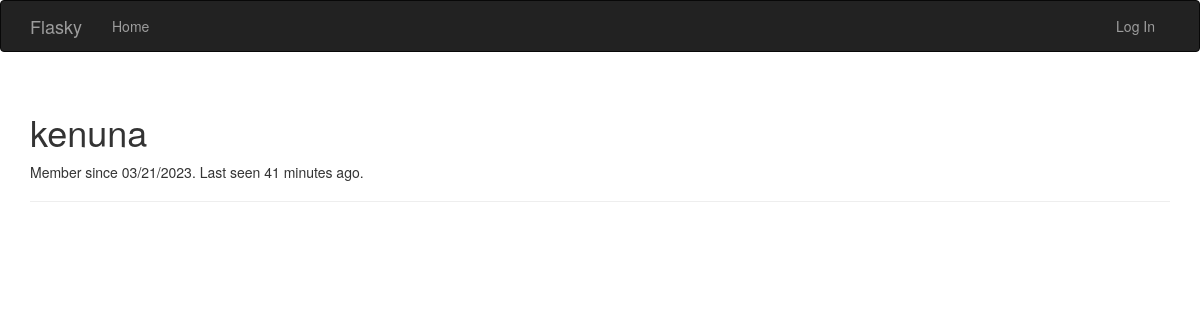
Before: /user/kenuna with the older database file.
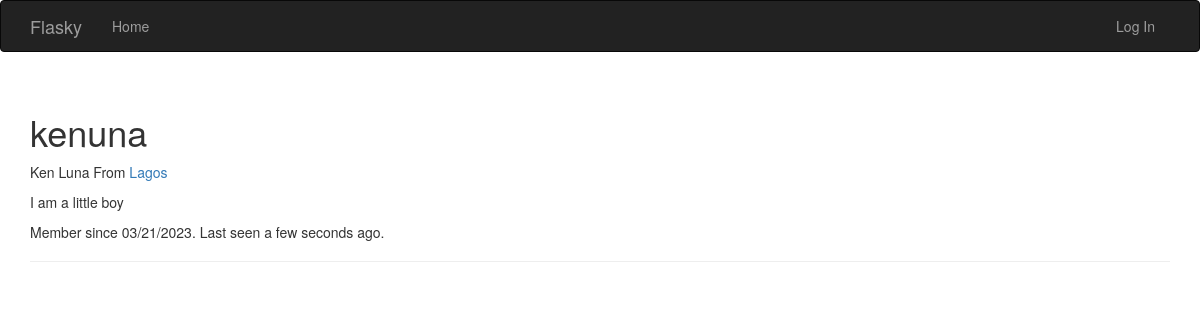
After: the same page with the newer database file.
### app/models.py (models this page shows, shortened)
class User(UserMixin, db.Model):
    __tablename__ = 'users'
    id = db.Column(db.Integer, primary_key=True)
    email = db.Column(db.String(64), unique=True, index=True)
    username = db.Column(db.String(64), unique=True, index=True)
    password_hash = db.Column(db.String(128))
    role_id = db.Column(db.Integer, db.ForeignKey('roles.id'))
    confirmed = db.Column(db.Boolean, default=False)
    name = db.Column(db.String(64))
    location = db.Column(db.String(64))
    about_me = db.Column(db.Text())
    member_since = db.Column(db.DateTime(), default=datetime.utcnow)
    last_seen = db.Column(db.DateTime(), default=datetime.utcnow)
    @property
    def password(self):
        raise AttributeError('password is not a readable attribute')

### app/main/views.py (the view)
@main.route('/user/<username>')
def user(username):
    user = User.query.filter_by(username=username).first_or_404()
    return render_template('user.html', user=user)

### app/auth/views.py (called while the page is built)
@auth.before_app_request
def before_request():
    if current_user.is_authenticated:
        current_user.ping()
        if not current_user.confirmed \
                and request.endpoint \
                and request.blueprint != 'auth' \
                and request.endpoint != 'static':
            return redirect(url_for('auth.unconfirmed'))

### app/main/__init__.py (called while the page is built)
@main.app_context_processor
def inject_permissions():
    return dict(Permission=Permission)

### app/models.py (called while the page is built)
    def is_administrator(self):
        return False

### app/templates/user.html (shortened to what this page needs)
{% extends "base.html" %}
{% block page_content %}
<div class="page-header">
    <h1>{{ user.username }}</h1>
    {% if user.name or user.location %}
    <p>
        {% if user.name %}{{ user.name }}{% endif %}
        {% if user.location %}
            From <a href="http://maps.google.com/?q={{ user.location }}">
                {{ user.location }}
            </a>
        {% endif %}
    </p>
    {% endif %}
    {% if user.about_me %}<p>{{ user.about_me }}</p>{% endif %}
    <p>
        Member since {{ moment(user.member_since).format('L') }}.
        Last seen {{ moment(user.last_seen).fromNow() }}.
    </p>
</div>
{% endblock %}

### app/templates/base.html (shortened to what this page needs)
{% extends "bootstrap/base.html" %}
{% block head %}
{{ super() }}
{% endblock %}
{% block navbar %}
<div class="navbar navbar-inverse" role="navigation">
    <div class="container">
        <div class="navbar-header">
            <a class="navbar-brand" href="{{ url_for('main.index') }}">Flasky</a>
        </div>
        <div class="navbar-collapse collapse">
            <ul class="nav navbar-nav">
                <li><a href="{{ url_for('main.index') }}">Home</a></li>
            </ul>
            <ul class="nav navbar-nav navbar-right">
                {% if current_user.is_authenticated %}
                <li class="dropdown">
                    <a href="#" class="dropdown-toggle" data-toggle="dropdown">Account <b class="caret"></b></a>
                    <ul class="dropdown-menu">
                        <li>
                            <a href="{{ url_for('main.user', username=current_user.username) }}">
                            Profile
                            </a>
                        </li>
                        <li><a href="{{ url_for('auth.change_password') }}">Change Password</a></li>
                        <li><a href="{{ url_for('auth.change_email_request') }}">Change Email</a></li>
                        <li><a href="{{ url_for('auth.logout') }}">Log Out</a></li>
                    </ul>
                </li>
                {% else %}
                <li><a href="{{ url_for('auth.login') }}">Log In</a></li>
                {% endif %}
            </ul>
        </div>
    </div>
</div>
{% endblock %}
{% block content %}
<div class="container">
    {% block page_content %}{% endblock %}
</div>
{% endblock %}

Changed rows visible on the page:
changed User "kenuna": name (not shown) → "Ken Luna"; location (not shown) → "Lagos"; about_me (not shown) → "I am a little boy"; last_seen "41 minutes ago" → "a few seconds ago"
Other visible differences:
text now shown: "From"
